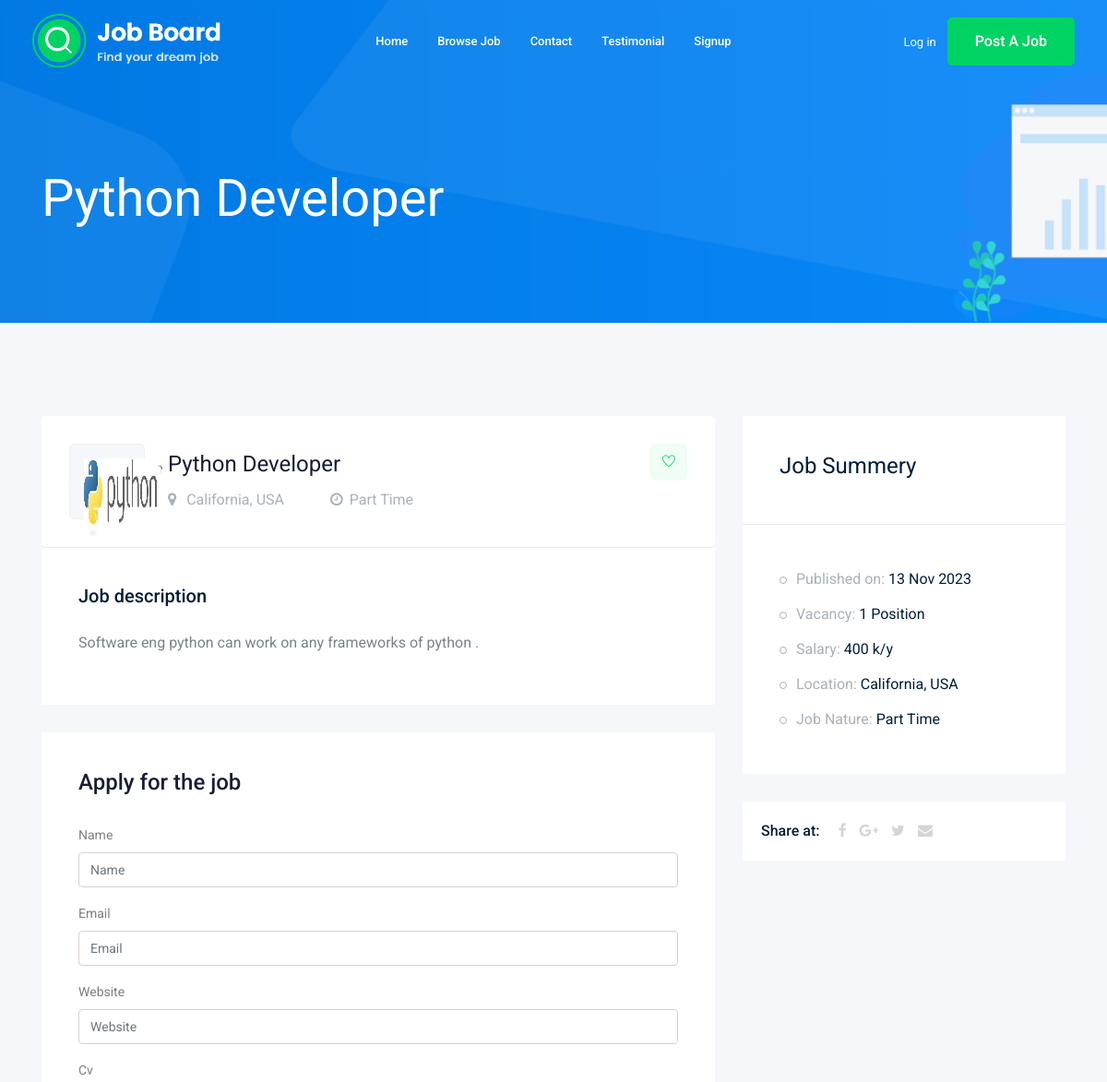
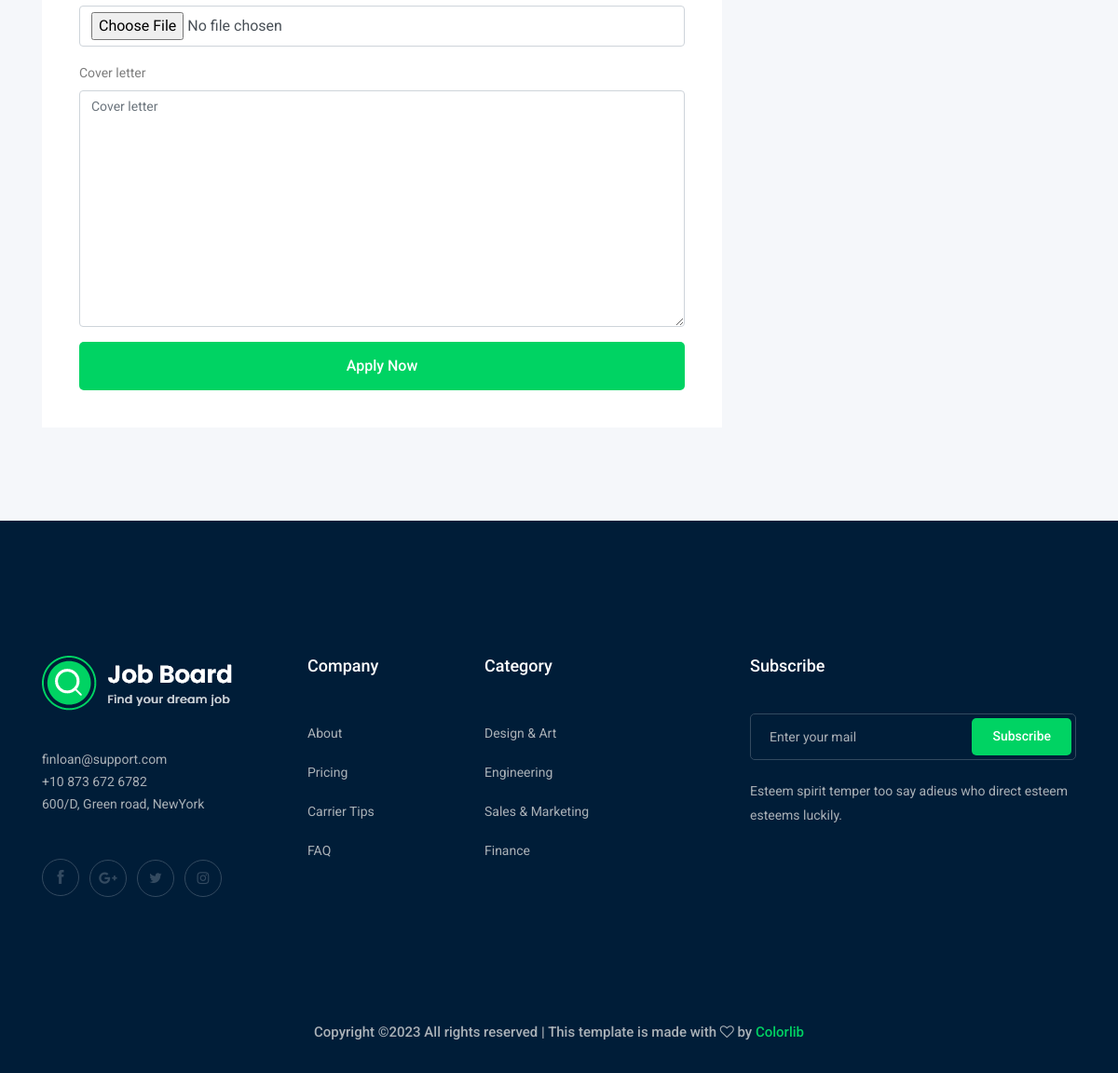
Screenshot of /jobs/python-developer with the database file from the repository (2 pictures, top to bottom).
### jobb/models.py (models this page shows, shortened)
class Job(models.Model):
    owner = models.ForeignKey(User, related_name='job_owner',on_delete=models.CASCADE)
    title = models.CharField(max_length=100)
    job_type = models.CharField(max_length=15,choices=JOB_TYPE)
    description = models.TextField(max_length=1000)
    published_at = models.DateTimeField(auto_now=True)
    vacancy = models.IntegerField(default=1)
    salary = models.IntegerField(default=0)
    experience = models.IntegerField(default=1)
    category = models.ForeignKey('Category',on_delete=models.CASCADE, related_name='jobs')
    image = models.ImageField(upload_to=image_upload)
    slug = models.SlugField(blank=True,null=True)
    def __str__(self):
        return self.title

### jobb/views.py (the view)
# urls.py: path('<str:slug>',views.job_detail,name="job_detail"),
def job_detail(request,slug):
    job_detail = Job.objects.get(slug=slug)
    if request.method == 'POST':
        form = ApplyForm(request.POST, request.FILES)
        if form.is_valid():
            myform = form.save(commit=False)
            myform.job = job_detail
            myform.save()
    else:
        form = ApplyForm()
    context = {'job':job_detail,'form':form}
    return render(request,'joob/job_detail.html',context)

### jobb/forms.py
class ApplyForm(forms.ModelForm):
    class Meta:
        model = Apply
        fields = ['name', 'email','website', 'cv', 'cover_letter']

### jobb/templates/joob/job_detail.html (shortened to what this page needs)
{% extends 'base.html' %}
{% load static %}
{% load bootstrap4 %}
{% block body %}
    <div class="bradcam_area bradcam_bg_1">
        <div class="container">
            <div class="row">
                <div class="col-xl-12">
                    <div class="bradcam_text">
                        <h3>{{job}}</h3>
                    </div>
                </div>
            </div>
        </div>
    </div>
    <div class="job_details_area">
        <div class="container">
            <div class="row">
                <div class="col-lg-8">
                    <div class="job_details_header">
                        <div class="single_jobs white-bg d-flex justify-content-between">
                            <div class="jobs_left d-flex align-items-center">
                                <div class="thumb">
                                    <img src="{{job.image.url}}" alt="" width="85" height="85" margin-right="25" >
                                </div>
                                <div class="jobs_conetent">
                                    <a href="#"><h4>{{job}}</h4></a>
                                    <div class="links_locat d-flex align-items-center">
                                        <div class="location">
                                            <p> <i class="fa fa-map-marker"></i> California, USA</p>
                                        </div>
                                        <div class="location">
                                            <p> <i class="fa fa-clock-o"></i>{{job.job_type}}</p>
                                        </div>
                                    </div>
                                </div>
                            </div>
                            <div class="jobs_right">
                                <div class="apply_now">
                                    <a class="heart_mark" href="#"> <i class="ti-heart"></i> </a>
                                </div>
                            </div>
                        </div>
                    </div>
                    <div class="descript_wrap white-bg">
                        <div class="single_wrap">
                            <h4>Job description</h4>
                            <p>{{job.description}}</p>
                        </div>
                    </div>
                    <div class="apply_job_form white-bg">
                        <h4>Apply for the job</h4>
                        <form action="#" method="POST" enctype="multipart/form-data">
                            {% bootstrap_form form %}
                            {% buttons %}
                                <button class="boxed-btn3 w-100" type="submit">Apply Now</button>
                            {% endbuttons %}
                        </form>
                    </div>
                </div>
                <div class="col-lg-4">
                    <div class="job_sumary">
                        <div class="summery_header">
                            <h3>Job Summery</h3>
                        </div>
                        <div class="job_content">
                            <ul>
                                <li>Published on: <span>{{job.published_at |date:'d M o'}}</span></li>
                                <li>Vacancy: <span>{{job.vacancy}} Position</span></li>
                                <li>Salary: <span>{{job.salary}} k/y</span></li>
                                <li>Location: <span>California, USA</span></li>
                                <li>Job Nature: <span> {{job.job_type}}</span></li>
                            </ul>
                        </div>
                    </div>
                    <div class="share_wrap d-flex">
                        <span>Share at:</span>
                        <ul>
                            <li><a href="#"> <i class="fa fa-facebook"></i></a> </li>
                            <li><a href="#"> <i class="fa fa-google-plus"></i></a> </li>
                            <li><a href="#"> <i class="fa fa-twitter"></i></a> </li>
                            <li><a href="#"> <i class="fa fa-envelope"></i></a> </li>
                        </ul>
                    </div>
                    <div class="job_location_wrap">
                        <div class="job_lok_inner">
                            <div id="map" style="height: 200px;"></div>
                          </div>
                    </div>
                </div>
            </div>
        </div>
    </div>
{% endblock body %}

### rows the page displays
Job: title "Python Developer", image (picture), job_type "Part Time", description "Software eng python can work on any frameworks of python .", published_at "13 Nov 2023", vacancy "1", salary "400"
